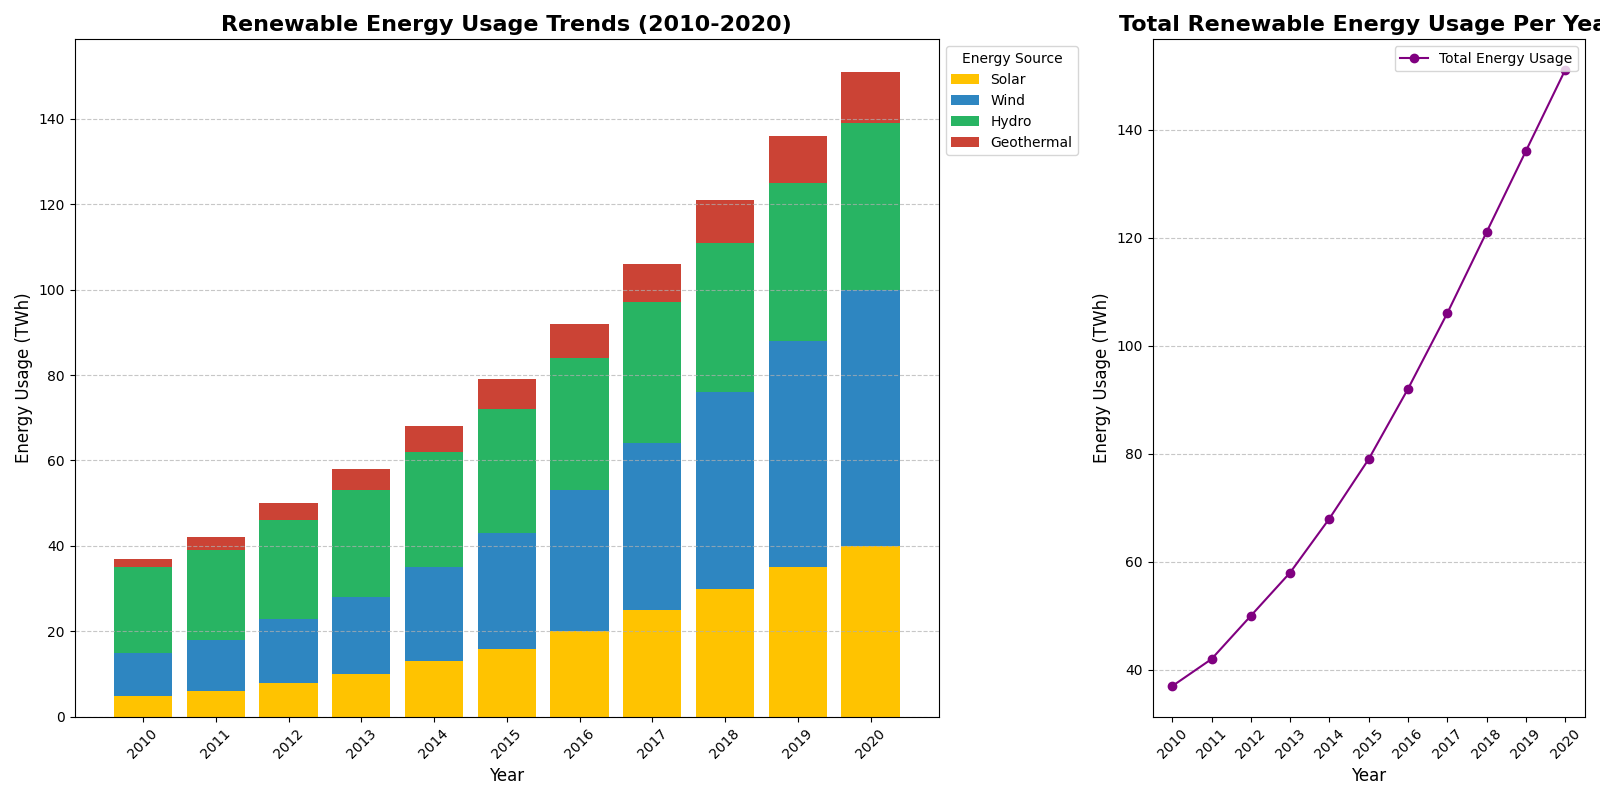

Recreate this plot in Python.
import matplotlib.pyplot as plt
import numpy as np

# Backstory:
# Imagine we are a meteorological researcher tracking the usage of different types of renewable energy sources over the past decade in various hypothetical regions.
# We want to analyze the trends and get a holistic view about how different energy sources have grown over the years.

# Years from 2010 to 2020
years = np.arange(2010, 2021)

# Data for renewable energy usage (in terawatt-hours) in hypothetical regions
solar_energy = [5, 6, 8, 10, 13, 16, 20, 25, 30, 35, 40]
wind_energy = [10, 12, 15, 18, 22, 27, 33, 39, 46, 53, 60]
hydro_energy = [20, 21, 23, 25, 27, 29, 31, 33, 35, 37, 39]
geothermal_energy = [2, 3, 4, 5, 6, 7, 8, 9, 10, 11, 12]

# Overall energy usage for calculation of total value (in terawatt-hours)
total_energy_usage = np.array(solar_energy) + np.array(wind_energy) + np.array(hydro_energy) + np.array(geothermal_energy)

# Create a figure with two subplots
fig, (ax1, ax2) = plt.subplots(1, 2, figsize=(16, 8), gridspec_kw={'width_ratios': [2, 1]})

# Stacked Bar Chart for Renewable Energy Usage
ax1.bar(years, solar_energy, label='Solar', color='#FFC300')
ax1.bar(years, wind_energy, bottom=solar_energy, label='Wind', color='#2E86C1')
ax1.bar(years, hydro_energy, bottom=np.array(solar_energy) + np.array(wind_energy), label='Hydro', color='#28B463')
ax1.bar(years, geothermal_energy, bottom=np.array(solar_energy) + np.array(wind_energy) + np.array(hydro_energy), label='Geothermal', color='#CB4335')

ax1.set_title("Renewable Energy Usage Trends (2010-2020)", fontsize=16, fontweight='bold')
ax1.set_xlabel("Year", fontsize=12)
ax1.set_ylabel("Energy Usage (TWh)", fontsize=12)
ax1.set_xticks(years)
ax1.set_xticklabels(years, rotation=45)
ax1.legend(title='Energy Source', loc='upper left', bbox_to_anchor=(1, 1))
ax1.grid(True, axis='y', linestyle='--', alpha=0.7)

# Line Plot of Total Energy Usage
ax2.plot(years, total_energy_usage, marker='o', linestyle='-', color='purple', label='Total Energy Usage')
ax2.set_title("Total Renewable Energy Usage Per Year", fontsize=16, fontweight='bold')
ax2.set_xlabel("Year", fontsize=12)
ax2.set_ylabel("Energy Usage (TWh)", fontsize=12)
ax2.set_xticks(years)
ax2.set_xticklabels(years, rotation=45)
ax2.legend(loc='upper right')
ax2.grid(True, axis='y', linestyle='--', alpha=0.7)

# Automatically adjust layout for clarity
plt.tight_layout()

# Display the plot
plt.show()
